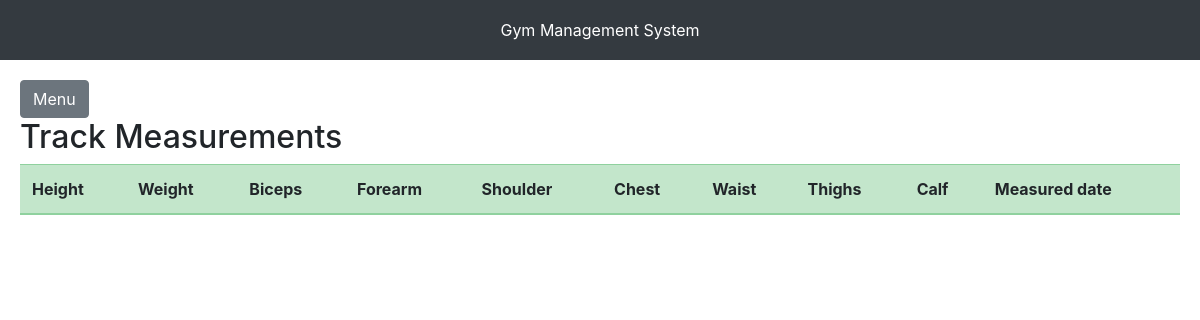
/view_measurements/, run on an earlier commit of the app's database.
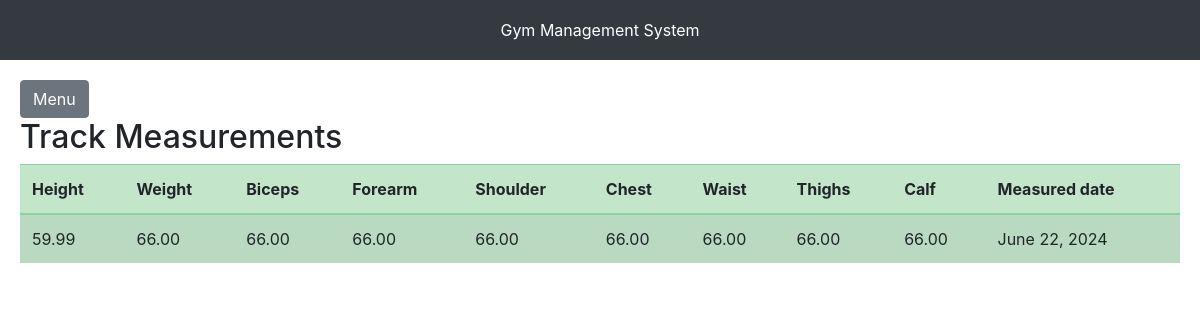
And on a later commit of the database.
### measurements/models.py (models this page shows)
class Measurements(models.Model):
    user=models.ForeignKey(User,on_delete=models.CASCADE)
    height=models.DecimalField(max_digits=5,decimal_places=2)
    weight=models.DecimalField(max_digits=5,decimal_places=2)
    biceps=models.DecimalField(max_digits=5,decimal_places=2)
    forearm=models.DecimalField(max_digits=5,decimal_places=2)
    shoulder=models.DecimalField(max_digits=5,decimal_places=2)
    chest=models.DecimalField(max_digits=5,decimal_places=2)
    waist=models.DecimalField(max_digits=5,decimal_places=2)
    thighs=models.DecimalField(max_digits=5,decimal_places=2)
    calf=models.DecimalField(max_digits=5,decimal_places=2)
    measured_date=models.DateField(null=True)

### measurements/views.py (the view)
# urls.py: path('view_measurements/',view_measurements),
def view_measurements(request):
    measurement=Measurements.objects.all()
    return render(request,"measurements/view_measurements.html",{'measurements':measurement})

### frontend/templates/measurements/view_measurements.html
{% extends "base.html" %}
{% block content %}
<div class="row justify-content-center">
    <div class="col-md-12">
        <h2>Track Measurements </h2>
        <table class="table table-success table-striped">
            <thead>
              <tr>
                <th scope="col">Height</th>
                <th scope="col">Weight</th>
                <th scope="col">Biceps</th>
                <th scope="col">Forearm</th>
                <th scope="col">Shoulder</th>
                <th scope="col">Chest</th>
                <th scope="col">Waist</th>
                <th scope="col">Thighs</th>
                <th scope="col">Calf</th>
                <th scope="col">Measured date</th>
              </tr>
            </thead>
            <tbody>
                {% for measurement in measurements %}
                <tr>
                    <td>{{measurement.height}}</td>
                    <td>{{measurement.weight}}</td>
                    <td>{{measurement.biceps}}</td>
                    <td>{{measurement.forearm}}</td>
                    <td>{{measurement.shoulder}}</td>
                    <td>{{measurement.chest}}</td>
                    <td>{{measurement.waist}}</td>
                    <td>{{measurement.thighs}}</td>
                    <td>{{measurement.calf}}</td>
                    <td>{{measurement.measured_date}}</td>
                </tr>
                {% endfor %}
            </tbody>
          </table>
    </div>
</div>
</div>
{% endblock %}

What changed in the data, as far as the page shows it:
added Measurements: height "59.99", weight "66.00", biceps "66.00", forearm "66.00", shoulder "66.00", chest "66.00", waist "66.00", thighs "66.00", calf "66.00", measured_date "June 22, 2024"
